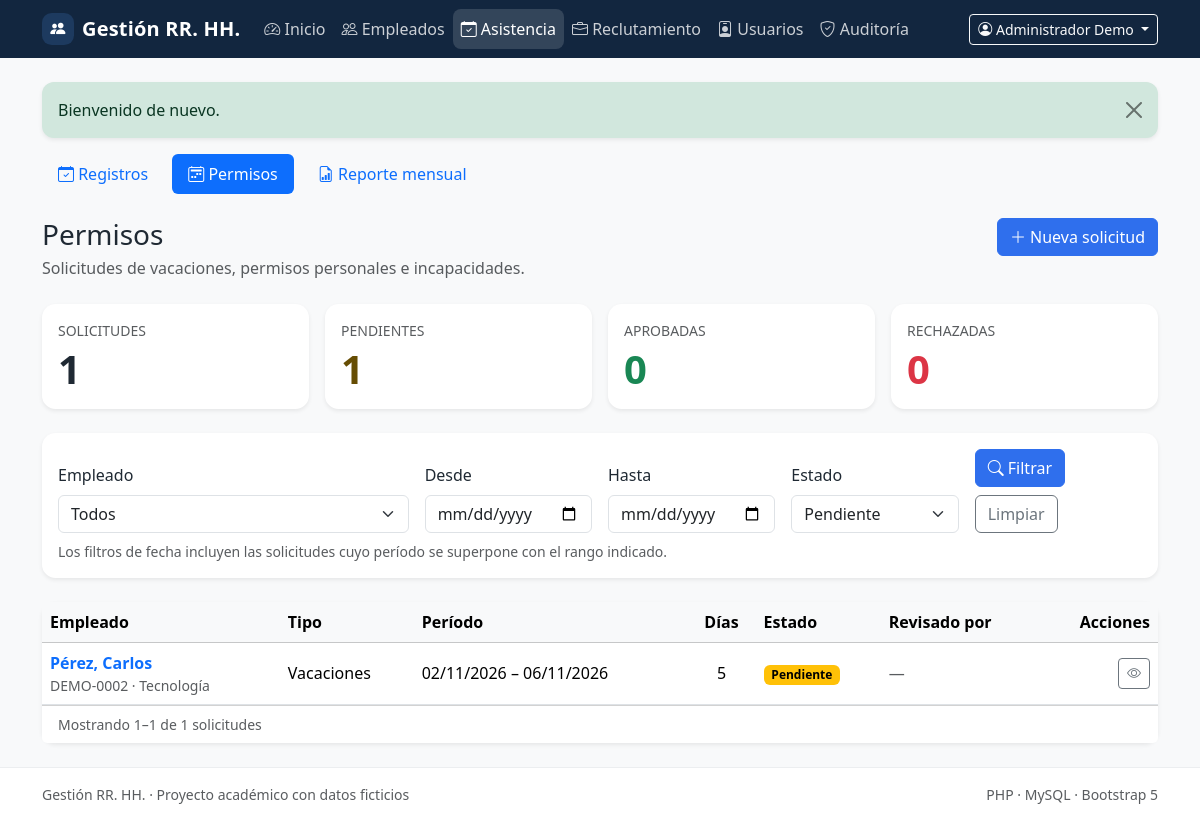
The app's page /leave-requests?status=pending (signed in) with its own data.
### tables this page shows
CREATE TABLE IF NOT EXISTS users (
    id BIGINT UNSIGNED NOT NULL AUTO_INCREMENT,
    name VARCHAR(120) NOT NULL,
    email VARCHAR(190) NOT NULL,
    password_hash VARCHAR(255) NOT NULL,
    password_changed_at DATETIME(6) NULL,
    role ENUM('admin', 'hr') NOT NULL DEFAULT 'hr',
    is_active TINYINT(1) NOT NULL DEFAULT 1,
    last_login_at DATETIME NULL,
    created_at TIMESTAMP NOT NULL DEFAULT CURRENT_TIMESTAMP,
    updated_at TIMESTAMP NOT NULL DEFAULT CURRENT_TIMESTAMP ON UPDATE CURRENT_TIMESTAMP,
    PRIMARY KEY (id),
    UNIQUE KEY uq_users_email (email),
    KEY idx_users_role_active (role, is_active)
);

CREATE TABLE IF NOT EXISTS leave_requests (
    id BIGINT UNSIGNED NOT NULL AUTO_INCREMENT,
    employee_id BIGINT UNSIGNED NOT NULL,
    leave_type ENUM('vacation', 'personal', 'sick', 'other') NOT NULL,
    start_date DATE NOT NULL,
    end_date DATE NOT NULL,
    reason VARCHAR(500) NOT NULL,
    status ENUM('pending', 'approved', 'rejected') NOT NULL DEFAULT 'pending',
    reviewed_by BIGINT UNSIGNED NULL,
    reviewed_at DATETIME NULL,
    review_notes VARCHAR(500) NULL,
    created_by BIGINT UNSIGNED NULL,
    created_at TIMESTAMP NOT NULL DEFAULT CURRENT_TIMESTAMP,
    updated_at TIMESTAMP NOT NULL DEFAULT CURRENT_TIMESTAMP ON UPDATE CURRENT_TIMESTAMP,
    PRIMARY KEY (id),
    KEY idx_leave_requests_employee (employee_id),
    KEY idx_leave_requests_status (status),
    KEY idx_leave_requests_dates (start_date, end_date),
    CONSTRAINT fk_leave_requests_employee
        FOREIGN KEY (employee_id) REFERENCES employees (id)
        ON UPDATE CASCADE ON DELETE RESTRICT,
    CONSTRAINT fk_leave_requests_reviewer
        FOREIGN KEY (reviewed_by) REFERENCES users (id)
        ON UPDATE CASCADE ON DELETE RESTRICT,
    CONSTRAINT fk_leave_requests_created_by
        FOREIGN KEY (created_by) REFERENCES users (id)
        ON UPDATE CASCADE ON DELETE SET NULL,
    CONSTRAINT chk_leave_requests_dates
        CHECK (end_date >= start_date)
);

CREATE TABLE IF NOT EXISTS departments (
    id BIGINT UNSIGNED NOT NULL AUTO_INCREMENT,
    name VARCHAR(100) NOT NULL,
    description TEXT NULL,
    is_active TINYINT(1) NOT NULL DEFAULT 1,
    created_at TIMESTAMP NOT NULL DEFAULT CURRENT_TIMESTAMP,
    updated_at TIMESTAMP NOT NULL DEFAULT CURRENT_TIMESTAMP ON UPDATE CURRENT_TIMESTAMP,
    PRIMARY KEY (id),
    UNIQUE KEY uq_departments_name (name),
    KEY idx_departments_active (is_active)
);

### src/Modules/Attendance/Views/leave/index.php (the view, shortened to what the rows shown need)
<?php
$activeTab = 'leaves';
require __DIR__ . '/../partials/tabs.php';
$statusClasses = ['pending' => 'warning', 'approved' => 'success', 'rejected' => 'danger'];
?>
<div class="d-flex flex-wrap justify-content-between align-items-start gap-3 mb-4">
    <div>
        <h1 class="h3 mb-1">Permisos</h1>
    </div>
</div>
<div class="card border-0 shadow-sm">
    <?php if ($pagination['items'] === []): ?>
        <div class="card-body py-5 text-center">
            <i class="bi bi-calendar2-x display-5 text-body-tertiary"></i>
            <h2 class="h5 mt-3">No hay solicitudes que coincidan</h2>
            <p class="text-body-secondary mb-4">Prueba con otros filtros o registra una nueva solicitud.</p>
            <div class="d-flex flex-wrap justify-content-center gap-2">
                <a href="/leave-requests" class="btn btn-outline-secondary">Limpiar filtros</a>
                <a href="/leave-requests/create" class="btn btn-primary">Nueva solicitud</a>
            </div>
        </div>
    <?php else: ?>
        <div class="table-responsive">
            <table class="table table-hover align-middle mb-0">
                <thead class="table-light">
                <tr>
                    <th scope="col">Empleado</th>
                    <th scope="col">Tipo</th>
                    <th scope="col">Período</th>
                    <th scope="col" class="text-center">Días</th>
                    <th scope="col">Estado</th>
                    <th scope="col">Revisado por</th>
                    <th scope="col" class="text-end">Acciones</th>
                </tr>
                </thead>
                <tbody>
                <?php foreach ($pagination['items'] as $leave): ?>
                    <?php
                    $leaveStatus = (string) $leave['status'];
                    $statusClass = $statusClasses[$leaveStatus] ?? 'secondary';
                    ?>
                    <tr>
                        <td>
                            <a href="/leave-requests/<?= (int) $leave['id'] ?>" class="fw-semibold text-decoration-none">
                                <?= e((string) $leave['employee_name']) ?>
                            </a>
                            <div class="small text-body-secondary">
                                <?= e((string) ($leave['employee_document'] ?? '')) ?>
                                <?php if (($leave['department_name'] ?? null) !== null): ?>
                                    · <?= e((string) $leave['department_name']) ?>
                                <?php endif; ?>
                            </div>
                        </td>
                        <td><?= e(status_label((string) $leave['leave_type'])) ?></td>
                        <td class="text-nowrap">
                            <?= e(format_date((string) $leave['start_date'])) ?>
                            – <?= e(format_date((string) $leave['end_date'])) ?>
                        </td>
                        <td class="text-center"><?= (int) $leave['days'] ?></td>
                        <td>
                            <span class="badge text-bg-<?= e($statusClass) ?>">
                                <?= e(status_label($leaveStatus)) ?>
                            </span>
                        </td>
                        <td>
                            <?= $leave['reviewer_name'] !== null
                                ? e((string) $leave['reviewer_name'])
                                : '<span class="text-body-secondary">—</span>' ?>
                        </td>
                        <td class="text-end">
                            <a href="/leave-requests/<?= (int) $leave['id'] ?>"
                               class="btn btn-sm btn-outline-secondary" title="Ver solicitud" aria-label="Ver solicitud">
                                <i class="bi bi-eye"></i>
                            </a>
                        </td>
                    </tr>
                <?php endforeach; ?>
                </tbody>
            </table>
        </div>
        <div class="card-footer bg-white d-flex flex-wrap justify-content-between align-items-center gap-2">
            <span class="small text-body-secondary">
                Mostrando <?= (int) $pagination['from'] ?>–<?= (int) $pagination['to'] ?>
                de <?= (int) $pagination['total'] ?> solicitudes
            </span>
        </div>
    <?php endif; ?>
</div>

### src/Shared/Views/layouts/app.php (shortened to what the rows shown need)
<!doctype html>
<html lang="es">
<head>
    <link href="https://cdn.jsdelivr.net/npm/bootstrap@5.3.3/dist/css/bootstrap.min.css" rel="stylesheet">
    <link href="https://cdn.jsdelivr.net/npm/bootstrap-icons@1.11.3/font/bootstrap-icons.min.css" rel="stylesheet">
    <link href="<?= e(asset('css/app.css')) ?>" rel="stylesheet">
</head>
<body class="bg-body-tertiary d-flex flex-column min-vh-100">
<nav class="navbar navbar-expand-lg navbar-dark app-navbar">
    <div class="container">
        <div class="collapse navbar-collapse" id="mainNavigation">
            <?php if ($currentUser !== null): ?>
                <div class="dropdown">
                    <button class="btn btn-sm btn-outline-light dropdown-toggle" type="button"
                            data-bs-toggle="dropdown" aria-expanded="false">
                        <i class="bi bi-person-circle"></i>
                        <?= e((string) $currentUser['name']) ?>
                    </button>
                </div>
            <?php endif; ?>
        </div>
    </div>
</nav>
<main class="flex-grow-1 py-4">
    <div class="container">
        <?php require __DIR__ . '/../partials/flash.php'; ?>
        <?= $content ?>
    </div>
</main>
</body>
</html>

### records on screen
users: name "Administrador Demo"
leave_requests: employee_name "Pérez, Carlos", employee_document "DEMO-0002", department_name "Tecnología", leave_type "Vacaciones", start_date "02/11/2026", end_date "06/11/2026", days "5", status "Pendiente"
departments: is_active "1"

### other values on screen
$appName "Gestión RR. HH."
$item['label'] "Inicio"
$item['label'] "Empleados"
$item['label'] "Asistencia"
$item['label'] "Reclutamiento"
$item['label'] "Usuarios"
$item['label'] "Auditoría"
$message['message'] "Bienvenido de nuevo."
$tab['label'] "Registros"
$tab['label'] "Permisos"
$tab['label'] "Reporte mensual"
$summary['total'] "1"
$summary['pending'] "1"
$summary['approved'] "0"
$summary['rejected'] "0"
